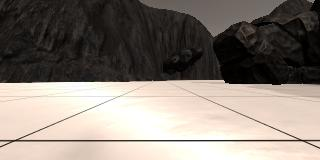
#> input picture example_grid1.jpg, 320 x 160 px
$ python perspective_transform_solution.py
#> lines starting #> are read from the running program, lines starting #| are printed output that depends on the picture
import matplotlib.pyplot as plt
import matplotlib.image as mpimg
import numpy as np
import cv2

# Load the example grid image
image = mpimg.imread('example_grid1.jpg')
#> image is the input picture: shape (160, 320, 3); mean R, G, B 135.1, 126.3, 118.3

# Convert image to BGR format (OpenCV uses BGR, not RGB)
image_cv = cv2.cvtColor((image * 255).astype(np.uint8), cv2.COLOR_RGB2BGR)
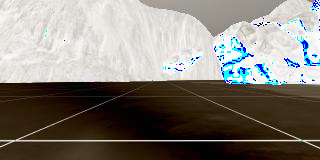
#> image_cv: shape (160, 320, 3); mean R, G, B 131.6, 127.3, 120.8

def perspect_transform(img, src, dst):
    """
    Apply perspective transform to an image

    Args:
        img: Input image
        src: Source points (4 corners)
        dst: Destination points (4 corners)

    Returns:
        warped: Transformed image
    """
    # Get transform matrix using cv2.getPerspectiveTransform()
    M = cv2.getPerspectiveTransform(src, dst)
    # Warp image using cv2.warpPerspective()
    # keep same size as input image
    warped = cv2.warpPerspective(img, M, (img.shape[1], img.shape[0]))
    # Return the result
    return warped

# Define calibration box in source (actual) and destination (desired) coordinates
# These source and destination points are defined to warp the image
# to a grid where each 10x10 pixel square represents 1 square meter
dst_size = 5
# Set a bottom offset to account for the fact that the bottom of the image
# is not the position of the rover but a bit in front of it
bottom_offset = 6

# Source points - the 4 corners of a grid cell in the original image
source = np.float32([[14, 140], [301, 140], [200, 96], [118, 96]])

# Destination points - create a square at the bottom center of the output image
destination = np.float32([
    [image.shape[1]/2 - dst_size, image.shape[0] - bottom_offset],
    [image.shape[1]/2 + dst_size, image.shape[0] - bottom_offset],
    [image.shape[1]/2 + dst_size, image.shape[0] - 2*dst_size - bottom_offset],
    [image.shape[1]/2 - dst_size, image.shape[0] - 2*dst_size - bottom_offset]
])

# Apply the perspective transform
warped = perspect_transform(image, source, destination)
#> in perspect_transform, `warped = cv2.warpPerspective(img, M, (img.shape[1], img.shape[0]))`:
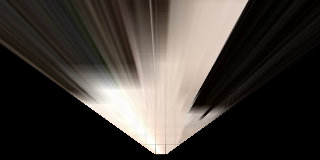
#> warped: shape (160, 320, 3); mean R, G, B 66.2, 60.8, 55.9

# Make copies for drawing (so we don't modify original)
image_marked = image.copy()
warped_marked = warped.copy()

# [15 lines of commented-out code are left out]

$ run again, with sample.jpg copied over example_grid1.jpg
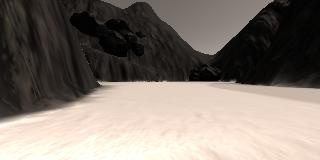
#> input picture sample.jpg, 320 x 160 px
#> image is the input picture: shape (160, 320, 3); mean R, G, B 128.4, 119, 110.8
#> `image_cv = cv2.cvtColor((image * 255).astype(np.uint8), cv2.COLOR_RGB2..`:
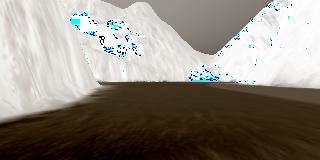
#> image_cv: shape (160, 320, 3); mean R, G, B 142, 135.5, 127.2
#> in perspect_transform, `warped = cv2.warpPerspective(img, M, (img.shape[1], img.shape[0]))`:
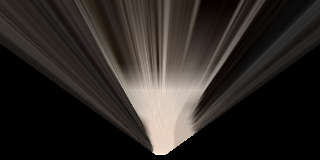
#> warped: shape (160, 320, 3); mean R, G, B 44.4, 39.7, 36.2
